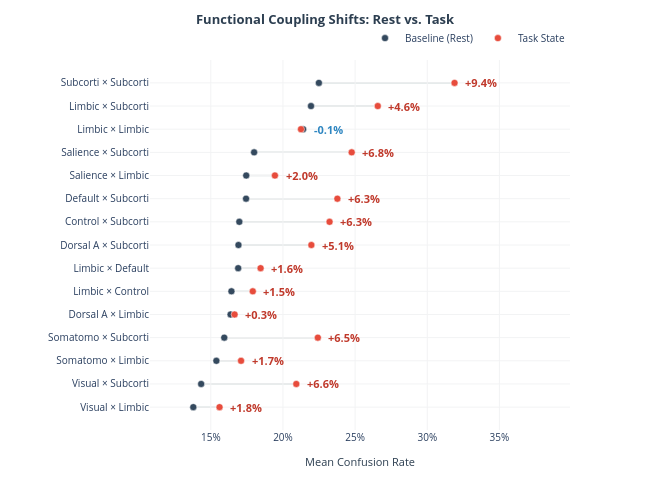

Here is the notebook cell this chart was saved with:
### Markdown cell above
Observation
- Highest Overall Similarity,Subcorti × Subcorti (31.9%),These regions are the hardest for the model to tell apart during the task.

- Largest Task-Induced Shift,Subcorti × Subcorti (+9.4%),The task fundamentally changes how these regions communicate compared to baseline.

- Most Stable Relationship,Limbic × Limbic (−0.1%),Task demands do not alter the functional distinction of Limbic regions.

- Cortical-Subcortical Link,Visual/Somatomo × Subcorti,Significant increases (+6.5% to +6.6%) show motor/visual systems syncing with deeper brain structures.

### Code cell
import plotly.graph_objects as go
import pandas as pd

# 1. Prepare and sort data from your existing net_pairs_sim_df
# Sorting by CV Confusion to create a clear visual hierarchy
plot_df = net_pairs_sim_df.head(15).sort_values('CV Confusion', ascending=True)

# 2. Initialize the Figure
fig = go.Figure()

# 3. Add Dumbbell Components
# Add the connecting lines
for i, row in plot_df.iterrows():
    fig.add_shape(
        type='line',
        x0=row['CV Confusion'], x1=row['Task Confusion'],
        y0=row['Network Pair'], y1=row['Network Pair'],
        line=dict(color='#D5DBDB', width=1.5),
        layer='below'
    )

# Add Baseline (Rest) markers
fig.add_trace(go.Scatter(
    x=plot_df['CV Confusion'],
    y=plot_df['Network Pair'],
    mode='markers',
    name='Baseline (Rest)',
    marker=dict(color='#34495E', size=7, line=dict(color='white', width=0.5))
))

# Add Task State markers
fig.add_trace(go.Scatter(
    x=plot_df['Task Confusion'],
    y=plot_df['Network Pair'],
    mode='markers',
    name='Task State',
    marker=dict(color='#E74C3C', size=7, line=dict(color='white', width=0.5))
))

# 4. Add Delta Annotations (Fixed $ and increased font size)
annotations = []
for i, row in plot_df.iterrows():
    delta_val = row['Δ']
    color = '#C0392B' if delta_val > 0 else '#2E86C1'
    
    annotations.append(dict(
        x=max(row['CV Confusion'], row['Task Confusion']) + 0.006,
        y=row['Network Pair'],
        text=f"<b>{delta_val:+.1%}</b>", # Removed stray $
        showarrow=False,
        xanchor='left',
        font=dict(size=11, color=color) # Increased font size to 11
    ))

# 5. Professional Layout Adjustments
fig.update_layout(
    title=dict(
        text='<b>Functional Coupling Shifts: Rest vs. Task</b>',
        font=dict(size=13, color='#2C3E50'),
        x=0.5,
        y=0.97
    ),
    width=650,   
    height=480,  
    margin=dict(l=150, r=80, t=60, b=50),
    xaxis=dict(
        title=dict(
            text='Mean Confusion Rate',
            font=dict(size=11, color='#2C3E50')
        ),
        tickfont=dict(size=10),
        tickformat='.0%',
        gridcolor='#F2F3F4',
        zeroline=False,
        range=[plot_df['CV Confusion'].min() - 0.03, plot_df['Task Confusion'].max() + 0.08]
    ),
    yaxis=dict(
        tickfont=dict(size=10),
        gridcolor='#F2F3F4',
        automargin=True
    ),
    legend=dict(
        orientation="h",
        yanchor="bottom",
        y=1.02,
        xanchor="right",
        x=1,
        font=dict(size=10)
    ),
    plot_bgcolor='white',
    annotations=annotations
)

fig.show()

### Figure 1 — Plotly figure (JSON) as saved in the notebook; plotly's stock layout.template omitted (floating-point values rounded to 4 significant figures)
{"data": [{"marker": {"color": "#34495E", "line": {"color": "white", "width": 0.5}, "size": 7}, "mode": "markers", "name": "Baseline (Rest)", "type": "scatter", "x": [0.1379, 0.1433, 0.1539, 0.1593, 0.1637, 0.1643, 0.169, 0.1692, 0.1698, 0.1744, 0.1745, 0.18, 0.214, 0.2194, 0.2249], "y": ["Visual × Limbic", "Visual × Subcorti", "Somatomo × Limbic", "Somatomo × Subcorti", "Dorsal A × Limbic", "Limbic × Control", "Limbic × Default", "Dorsal A × Subcorti", "Control × Subcorti", "Default × Subcorti", "Salience × Limbic", "Salience × Subcorti", "Limbic × Limbic", "Limbic × Subcorti", "Subcorti × Subcorti"]}, {"marker": {"color": "#E74C3C", "line": {"color": "white", "width": 0.5}, "size": 7}, "mode": "markers", "name": "Task State", "type": "scatter", "x": [0.156, 0.2092, 0.171, 0.2242, 0.1665, 0.1791, 0.1845, 0.2197, 0.2323, 0.2377, 0.1944, 0.2476, 0.2125, 0.2657, 0.3189], "y": ["Visual × Limbic", "Visual × Subcorti", "Somatomo × Limbic", "Somatomo × Subcorti", "Dorsal A × Limbic", "Limbic × Control", "Limbic × Default", "Dorsal A × Subcorti", "Control × Subcorti", "Default × Subcorti", "Salience × Limbic", "Salience × Subcorti", "Limbic × Limbic", "Limbic × Subcorti", "Subcorti × Subcorti"]}], "layout": {"annotations": [{"font": {"color": "#C0392B", "size": 11}, "showarrow": false, "text": "<b>+1.8%</b>", "x": 0.162, "xanchor": "left", "y": "Visual × Limbic"}, {"font": {"color": "#C0392B", "size": 11}, "showarrow": false, "text": "<b>+6.6%</b>", "x": 0.2152, "xanchor": "left", "y": "Visual × Subcorti"}, {"font": {"color": "#C0392B", "size": 11}, "showarrow": false, "text": "<b>+1.7%</b>", "x": 0.177, "xanchor": "left", "y": "Somatomo × Limbic"}, {"font": {"color": "#C0392B", "size": 11}, "showarrow": false, "text": "<b>+6.5%</b>", "x": 0.2302, "xanchor": "left", "y": "Somatomo × Subcorti"}, {"font": {"color": "#C0392B", "size": 11}, "showarrow": false, "text": "<b>+0.3%</b>", "x": 0.1725, "xanchor": "left", "y": "Dorsal A × Limbic"}, {"font": {"color": "#C0392B", "size": 11}, "showarrow": false, "text": "<b>+1.5%</b>", "x": 0.1851, "xanchor": "left", "y": "Limbic × Control"}, {"font": {"color": "#C0392B", "size": 11}, "showarrow": false, "text": "<b>+1.6%</b>", "x": 0.1905, "xanchor": "left", "y": "Limbic × Default"}, {"font": {"color": "#C0392B", "size": 11}, "showarrow": false, "text": "<b>+5.1%</b>", "x": 0.2257, "xanchor": "left", "y": "Dorsal A × Subcorti"}, {"font": {"color": "#C0392B", "size": 11}, "showarrow": false, "text": "<b>+6.3%</b>", "x": 0.2383, "xanchor": "left", "y": "Control × Subcorti"}, {"font": {"color": "#C0392B", "size": 11}, "showarrow": false, "text": "<b>+6.3%</b>", "x": 0.2437, "xanchor": "left", "y": "Default × Subcorti"}, {"font": {"color": "#C0392B", "size": 11}, "showarrow": false, "text": "<b>+2.0%</b>", "x": 0.2004, "xanchor": "left", "y": "Salience × Limbic"}, {"font": {"color": "#C0392B", "size": 11}, "showarrow": false, "text": "<b>+6.8%</b>", "x": 0.2536, "xanchor": "left", "y": "Salience × Subcorti"}, {"font": {"color": "#2E86C1", "size": 11}, "showarrow": false, "text": "<b>-0.1%</b>", "x": 0.22, "xanchor": "left", "y": "Limbic × Limbic"}, {"font": {"color": "#C0392B", "size": 11}, "showarrow": false, "text": "<b>+4.6%</b>", "x": 0.2717, "xanchor": "left", "y": "Limbic × Subcorti"}, {"font": {"color": "#C0392B", "size": 11}, "showarrow": false, "text": "<b>+9.4%</b>", "x": 0.3249, "xanchor": "left", "y": "Subcorti × Subcorti"}], "height": 480, "legend": {"font": {"size": 10}, "orientation": "h", "x": 1, "xanchor": "right", "y": 1.02, "yanchor": "bottom"}, "margin": {"b": 50, "l": 150, "r": 80, "t": 60}, "plot_bgcolor": "white", "shapes": [{"layer": "below", "line": {"color": "#D5DBDB", "width": 1.5}, "type": "line", "x0": 0.1379, "x1": 0.156, "y0": "Visual × Limbic", "y1": "Visual × Limbic"}, {"layer": "below", "line": {"color": "#D5DBDB", "width": 1.5}, "type": "line", "x0": 0.1433, "x1": 0.2092, "y0": "Visual × Subcorti", "y1": "Visual × Subcorti"}, {"layer": "below", "line": {"color": "#D5DBDB", "width": 1.5}, "type": "line", "x0": 0.1539, "x1": 0.171, "y0": "Somatomo × Limbic", "y1": "Somatomo × Limbic"}, {"layer": "below", "line": {"color": "#D5DBDB", "width": 1.5}, "type": "line", "x0": 0.1593, "x1": 0.2242, "y0": "Somatomo × Subcorti", "y1": "Somatomo × Subcorti"}, {"layer": "below", "line": {"color": "#D5DBDB", "width": 1.5}, "type": "line", "x0": 0.1637, "x1": 0.1665, "y0": "Dorsal A × Limbic", "y1": "Dorsal A × Limbic"}, {"layer": "below", "line": {"color": "#D5DBDB", "width": 1.5}, "type": "line", "x0": 0.1643, "x1": 0.1791, "y0": "Limbic × Control", "y1": "Limbic × Control"}, {"layer": "below", "line": {"color": "#D5DBDB", "width": 1.5}, "type": "line", "x0": 0.169, "x1": 0.1845, "y0": "Limbic × Default", "y1": "Limbic × Default"}, {"layer": "below", "line": {"color": "#D5DBDB", "width": 1.5}, "type": "line", "x0": 0.1692, "x1": 0.2197, "y0": "Dorsal A × Subcorti", "y1": "Dorsal A × Subcorti"}, {"layer": "below", "line": {"color": "#D5DBDB", "width": 1.5}, "type": "line", "x0": 0.1698, "x1": 0.2323, "y0": "Control × Subcorti", "y1": "Control × Subcorti"}, {"layer": "below", "line": {"color": "#D5DBDB", "width": 1.5}, "type": "line", "x0": 0.1744, "x1": 0.2377, "y0": "Default × Subcorti", "y1": "Default × Subcorti"}, {"layer": "below", "line": {"color": "#D5DBDB", "width": 1.5}, "type": "line", "x0": 0.1745, "x1": 0.1944, "y0": "Salience × Limbic", "y1": "Salience × Limbic"}, {"layer": "below", "line": {"color": "#D5DBDB", "width": 1.5}, "type": "line", "x0": 0.18, "x1": 0.2476, "y0": "Salience × Subcorti", "y1": "Salience × Subcorti"}, {"layer": "below", "line": {"color": "#D5DBDB", "width": 1.5}, "type": "line", "x0": 0.214, "x1": 0.2125, "y0": "Limbic × Limbic", "y1": "Limbic × Limbic"}, {"layer": "below", "line": {"color": "#D5DBDB", "width": 1.5}, "type": "line", "x0": 0.2194, "x1": 0.2657, "y0": "Limbic × Subcorti", "y1": "Limbic × Subcorti"}, {"layer": "below", "line": {"color": "#D5DBDB", "width": 1.5}, "type": "line", "x0": 0.2249, "x1": 0.3189, "y0": "Subcorti × Subcorti", "y1": "Subcorti × Subcorti"}], "title": {"font": {"color": "#2C3E50", "size": 13}, "text": "<b>Functional Coupling Shifts: Rest vs. Task</b>", "x": 0.5, "y": 0.97}, "width": 650, "xaxis": {"gridcolor": "#F2F3F4", "range": [0.1079, 0.3989], "tickfont": {"size": 10}, "tickformat": ".0%", "title": {"font": {"color": "#2C3E50", "size": 11}, "text": "Mean Confusion Rate"}, "zeroline": false}, "yaxis": {"automargin": true, "gridcolor": "#F2F3F4", "tickfont": {"size": 10}}}}
